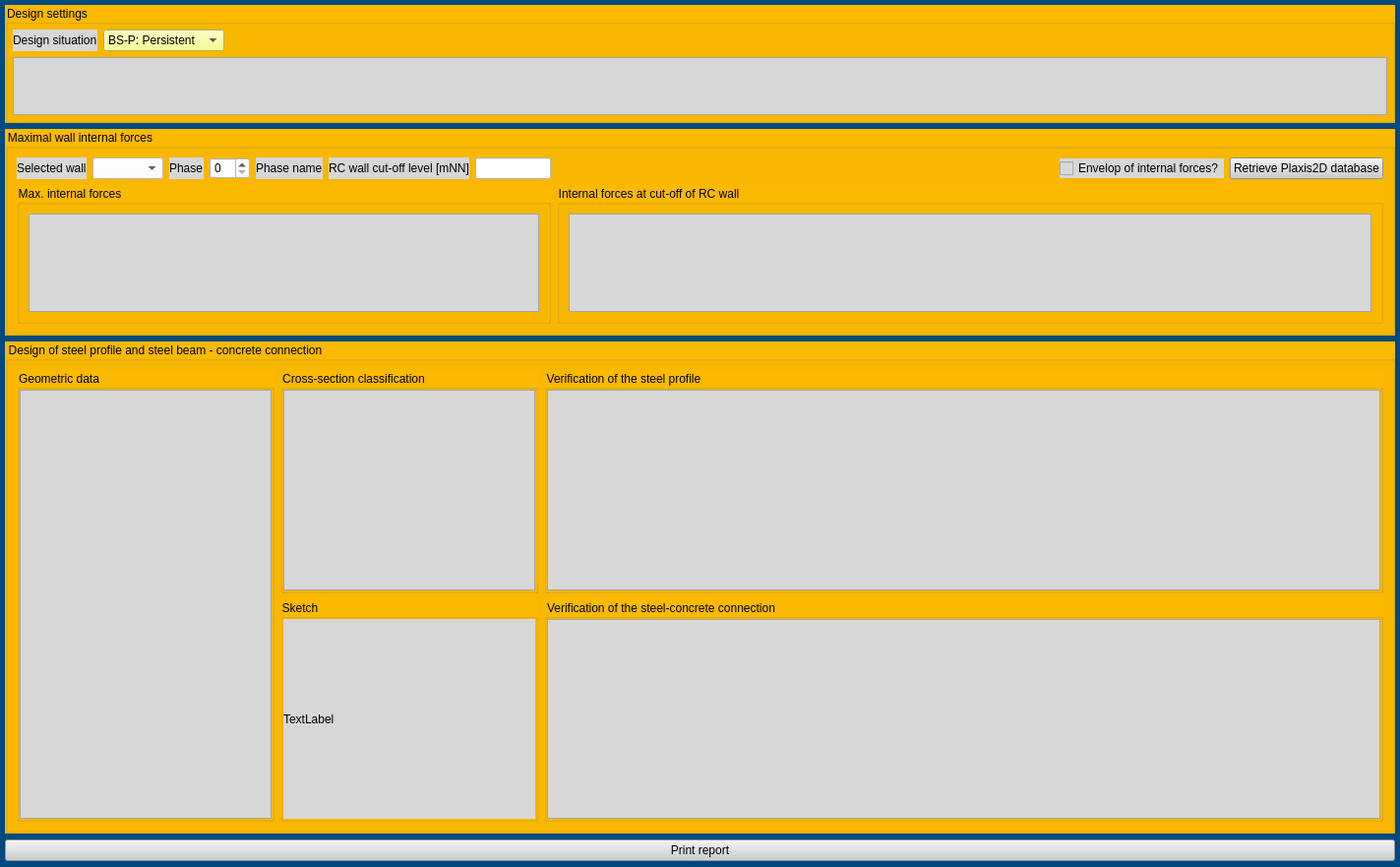
<?xml version="1.0" encoding="UTF-8"?>
<ui version="4.0">
 <class>Form</class>
 <widget class="QWidget" name="Form">
  <property name="geometry">
   <rect>
    <x>0</x>
    <y>0</y>
    <width>1423</width>
    <height>881</height>
   </rect>
  </property>
  <property name="windowTitle">
   <string>Dimensioning tool for steel profile inserted wall</string>
  </property>
  <property name="styleSheet">
   <string notr="true">QWidget{
background-color: rgb(0, 74, 127);
}

QPushButton{
background-color: rgb(205, 205, 205);
}

QLineEdit{
background-color:rgb(255, 255, 255)
}

QSpinBox{
background-color:rgb(255, 255, 255)
}

QLabel{
background-color:rgb(215, 215, 215)
}

QCheckBox{
background-color:rgb(215, 215, 215)
}


QTableWidget{
background-color:rgb(215, 215, 215)
}

QTabWidget{
background-color:rgb(215, 215, 215)
}

QComboBox{
background-color:rgb(255, 255, 255)
}

QGroupBox{
background-color: rgb(251, 185, 0);
}



</string>
  </property>
  <layout class="QVBoxLayout" name="verticalLayout">
   <property name="leftMargin">
    <number>5</number>
   </property>
   <property name="topMargin">
    <number>5</number>
   </property>
   <property name="rightMargin">
    <number>5</number>
   </property>
   <property name="bottomMargin">
    <number>5</number>
   </property>
   <item>
    <widget class="QGroupBox" name="groupBox">
     <property name="maximumSize">
      <size>
       <width>16777215</width>
       <height>120</height>
      </size>
     </property>
     <property name="styleSheet">
      <string notr="true"/>
     </property>
     <property name="title">
      <string>Design settings</string>
     </property>
     <layout class="QGridLayout" name="gridLayout">
      <property name="leftMargin">
       <number>5</number>
      </property>
      <property name="topMargin">
       <number>5</number>
      </property>
      <property name="rightMargin">
       <number>5</number>
      </property>
      <property name="bottomMargin">
       <number>5</number>
      </property>
      <item row="0" column="3">
       <spacer name="horizontalSpacer_2">
        <property name="orientation">
         <enum>Qt::Horizontal</enum>
        </property>
        <property name="sizeHint" stdset="0">
         <size>
          <width>964</width>
          <height>20</height>
         </size>
        </property>
       </spacer>
      </item>
      <item row="0" column="2">
       <widget class="QComboBox" name="comboBox">
        <property name="styleSheet">
         <string notr="true">background-color:rgb(242, 255, 116)</string>
        </property>
        <item>
         <property name="text">
          <string>BS-P: Persistent</string>
         </property>
        </item>
        <item>
         <property name="text">
          <string>BS-T: Transient</string>
         </property>
        </item>
        <item>
         <property name="text">
          <string>BS-A: Accidential</string>
         </property>
        </item>
        <item>
         <property name="text">
          <string>BS-E: Seismic</string>
         </property>
        </item>
       </widget>
      </item>
      <item row="0" column="0" colspan="2">
       <widget class="QLabel" name="label">
        <property name="text">
         <string>Design situation</string>
        </property>
       </widget>
      </item>
      <item row="1" column="0" colspan="4">
       <widget class="QTableWidget" name="tableWidget">
        <property name="sizePolicy">
         <sizepolicy hsizetype="Expanding" vsizetype="Minimum">
          <horstretch>0</horstretch>
          <verstretch>0</verstretch>
         </sizepolicy>
        </property>
       </widget>
      </item>
     </layout>
    </widget>
   </item>
   <item>
    <widget class="QGroupBox" name="groupBox_2">
     <property name="maximumSize">
      <size>
       <width>16777215</width>
       <height>210</height>
      </size>
     </property>
     <property name="title">
      <string>Maximal wall internal forces</string>
     </property>
     <layout class="QGridLayout" name="gridLayout_2">
      <item row="0" column="4">
       <widget class="QLabel" name="label_4">
        <property name="text">
         <string>Phase name</string>
        </property>
       </widget>
      </item>
      <item row="0" column="6">
       <widget class="QLineEdit" name="lineEdit"/>
      </item>
      <item row="0" column="7" colspan="2">
       <spacer name="horizontalSpacer">
        <property name="orientation">
         <enum>Qt::Horizontal</enum>
        </property>
        <property name="sizeHint" stdset="0">
         <size>
          <width>567</width>
          <height>20</height>
         </size>
        </property>
       </spacer>
      </item>
      <item row="0" column="10">
       <widget class="QPushButton" name="pushButton_2">
        <property name="text">
         <string>Retrieve Plaxis2D database</string>
        </property>
       </widget>
      </item>
      <item row="0" column="5">
       <widget class="QLabel" name="label_5">
        <property name="text">
         <string>RC wall cut-off level [mNN]</string>
        </property>
       </widget>
      </item>
      <item row="0" column="0">
       <widget class="QLabel" name="label_2">
        <property name="text">
         <string>Selected wall</string>
        </property>
       </widget>
      </item>
      <item row="0" column="1">
       <widget class="QComboBox" name="comboBox_2"/>
      </item>
      <item row="0" column="2">
       <widget class="QLabel" name="label_3">
        <property name="text">
         <string>Phase</string>
        </property>
       </widget>
      </item>
      <item row="0" column="3">
       <widget class="QSpinBox" name="spinBox"/>
      </item>
      <item row="1" column="0" colspan="7">
       <widget class="QGroupBox" name="groupBox_9">
        <property name="title">
         <string>Max. internal forces</string>
        </property>
        <layout class="QHBoxLayout" name="horizontalLayout">
         <item>
          <widget class="QTableWidget" name="tableWidget_2">
           <property name="sizePolicy">
            <sizepolicy hsizetype="Expanding" vsizetype="Minimum">
             <horstretch>0</horstretch>
             <verstretch>0</verstretch>
            </sizepolicy>
           </property>
           <attribute name="horizontalHeaderDefaultSectionSize">
            <number>170</number>
           </attribute>
          </widget>
         </item>
        </layout>
       </widget>
      </item>
      <item row="1" column="7" colspan="4">
       <widget class="QGroupBox" name="groupBox_10">
        <property name="title">
         <string>Internal forces at cut-off of RC wall</string>
        </property>
        <layout class="QHBoxLayout" name="horizontalLayout_2">
         <item>
          <widget class="QTableWidget" name="tableWidget_8">
           <attribute name="horizontalHeaderDefaultSectionSize">
            <number>170</number>
           </attribute>
          </widget>
         </item>
        </layout>
       </widget>
      </item>
      <item row="0" column="9">
       <widget class="QCheckBox" name="checkBox">
        <property name="text">
         <string>Envelop of internal forces?</string>
        </property>
       </widget>
      </item>
     </layout>
    </widget>
   </item>
   <item>
    <widget class="QGroupBox" name="groupBox_3">
     <property name="sizePolicy">
      <sizepolicy hsizetype="Preferred" vsizetype="Expanding">
       <horstretch>0</horstretch>
       <verstretch>0</verstretch>
      </sizepolicy>
     </property>
     <property name="maximumSize">
      <size>
       <width>16777215</width>
       <height>500</height>
      </size>
     </property>
     <property name="title">
      <string>Design of steel profile and steel beam - concrete connection</string>
     </property>
     <layout class="QGridLayout" name="gridLayout_3">
      <item row="0" column="0" rowspan="2" colspan="2">
       <widget class="QGroupBox" name="groupBox_4">
        <property name="sizePolicy">
         <sizepolicy hsizetype="Minimum" vsizetype="Preferred">
          <horstretch>0</horstretch>
          <verstretch>0</verstretch>
         </sizepolicy>
        </property>
        <property name="maximumSize">
         <size>
          <width>350</width>
          <height>16777215</height>
         </size>
        </property>
        <property name="title">
         <string>Geometric data</string>
        </property>
        <layout class="QVBoxLayout" name="verticalLayout_2">
         <property name="leftMargin">
          <number>0</number>
         </property>
         <property name="topMargin">
          <number>0</number>
         </property>
         <property name="rightMargin">
          <number>0</number>
         </property>
         <property name="bottomMargin">
          <number>0</number>
         </property>
         <item>
          <widget class="QTableWidget" name="tableWidget_3"/>
         </item>
        </layout>
       </widget>
      </item>
      <item row="0" column="2" colspan="2">
       <widget class="QGroupBox" name="groupBox_5">
        <property name="sizePolicy">
         <sizepolicy hsizetype="Minimum" vsizetype="Preferred">
          <horstretch>0</horstretch>
          <verstretch>0</verstretch>
         </sizepolicy>
        </property>
        <property name="maximumSize">
         <size>
          <width>350</width>
          <height>16777215</height>
         </size>
        </property>
        <property name="title">
         <string>Cross-section classification</string>
        </property>
        <layout class="QVBoxLayout" name="verticalLayout_3">
         <property name="leftMargin">
          <number>0</number>
         </property>
         <property name="topMargin">
          <number>0</number>
         </property>
         <property name="rightMargin">
          <number>0</number>
         </property>
         <property name="bottomMargin">
          <number>0</number>
         </property>
         <item>
          <widget class="QTableWidget" name="tableWidget_4"/>
         </item>
        </layout>
       </widget>
      </item>
      <item row="0" column="4">
       <widget class="QGroupBox" name="groupBox_6">
        <property name="sizePolicy">
         <sizepolicy hsizetype="Expanding" vsizetype="Preferred">
          <horstretch>0</horstretch>
          <verstretch>0</verstretch>
         </sizepolicy>
        </property>
        <property name="title">
         <string>Verification of the steel profile</string>
        </property>
        <layout class="QVBoxLayout" name="verticalLayout_4">
         <property name="leftMargin">
          <number>0</number>
         </property>
         <property name="topMargin">
          <number>0</number>
         </property>
         <property name="rightMargin">
          <number>0</number>
         </property>
         <property name="bottomMargin">
          <number>0</number>
         </property>
         <item>
          <widget class="QTableWidget" name="tableWidget_5">
           <attribute name="horizontalHeaderDefaultSectionSize">
            <number>120</number>
           </attribute>
          </widget>
         </item>
        </layout>
       </widget>
      </item>
      <item row="1" column="4">
       <widget class="QGroupBox" name="groupBox_7">
        <property name="sizePolicy">
         <sizepolicy hsizetype="Expanding" vsizetype="Preferred">
          <horstretch>0</horstretch>
          <verstretch>0</verstretch>
         </sizepolicy>
        </property>
        <property name="title">
         <string>Verification of the steel-concrete connection</string>
        </property>
        <layout class="QVBoxLayout" name="verticalLayout_5">
         <property name="leftMargin">
          <number>0</number>
         </property>
         <property name="topMargin">
          <number>0</number>
         </property>
         <property name="rightMargin">
          <number>0</number>
         </property>
         <property name="bottomMargin">
          <number>0</number>
         </property>
         <item>
          <widget class="QTableWidget" name="tableWidget_6"/>
         </item>
        </layout>
       </widget>
      </item>
      <item row="1" column="2" colspan="2">
       <widget class="QGroupBox" name="groupBox_8">
        <property name="maximumSize">
         <size>
          <width>350</width>
          <height>16777215</height>
         </size>
        </property>
        <property name="title">
         <string>Sketch</string>
        </property>
        <layout class="QVBoxLayout" name="verticalLayout_6">
         <property name="leftMargin">
          <number>0</number>
         </property>
         <property name="topMargin">
          <number>0</number>
         </property>
         <property name="rightMargin">
          <number>0</number>
         </property>
         <property name="bottomMargin">
          <number>0</number>
         </property>
         <item>
          <widget class="QLabel" name="label_6">
           <property name="text">
            <string>TextLabel</string>
           </property>
          </widget>
         </item>
        </layout>
       </widget>
      </item>
     </layout>
    </widget>
   </item>
   <item>
    <widget class="QPushButton" name="pushButton">
     <property name="text">
      <string>Print report</string>
     </property>
    </widget>
   </item>
  </layout>
 </widget>
 <resources/>
 <connections/>
</ui>
